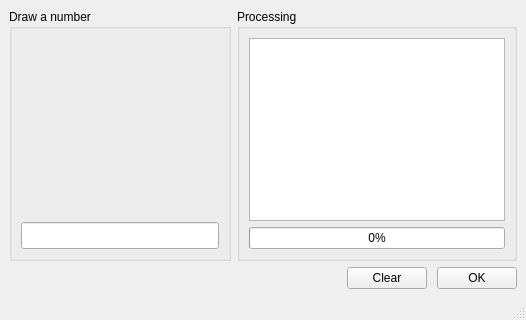
<?xml version="1.0" encoding="UTF-8"?>
<ui version="4.0">
 <class>MainWindow</class>
 <widget class="QMainWindow" name="MainWindow">
  <property name="geometry">
   <rect>
    <x>0</x>
    <y>0</y>
    <width>526</width>
    <height>320</height>
   </rect>
  </property>
  <property name="windowTitle">
   <string>MainWindow</string>
  </property>
  <widget class="QWidget" name="centralwidget">
   <layout class="QGridLayout" name="gridLayout">
    <item row="0" column="1">
     <widget class="QGroupBox" name="groupBox_2">
      <property name="title">
       <string>Processing</string>
      </property>
      <layout class="QGridLayout" name="gridLayout_3">
       <item row="1" column="0">
        <widget class="QProgressBar" name="progressBar">
         <property name="value">
          <number>0</number>
         </property>
        </widget>
       </item>
       <item row="0" column="0">
        <widget class="QGraphicsView" name="graphicsView"/>
       </item>
      </layout>
     </widget>
    </item>
    <item row="0" column="0">
     <widget class="QGroupBox" name="groupBox">
      <property name="title">
       <string>Draw a number</string>
      </property>
      <layout class="QGridLayout" name="gridLayout_2">
       <item row="0" column="0">
        <widget class="ScribbleArea" name="widgetDraw" native="true"/>
       </item>
       <item row="1" column="0">
        <widget class="QLineEdit" name="lineEdit">
         <property name="font">
          <font>
           <pointsize>12</pointsize>
          </font>
         </property>
         <property name="layoutDirection">
          <enum>Qt::LeftToRight</enum>
         </property>
         <property name="inputMask">
          <string>0</string>
         </property>
         <property name="alignment">
          <set>Qt::AlignRight|Qt::AlignTrailing|Qt::AlignVCenter</set>
         </property>
        </widget>
       </item>
      </layout>
     </widget>
    </item>
    <item row="2" column="0" colspan="2">
     <layout class="QHBoxLayout" name="horizontalLayout">
      <property name="spacing">
       <number>10</number>
      </property>
      <item>
       <spacer name="horizontalSpacer">
        <property name="orientation">
         <enum>Qt::Horizontal</enum>
        </property>
        <property name="sizeHint" stdset="0">
         <size>
          <width>40</width>
          <height>20</height>
         </size>
        </property>
       </spacer>
      </item>
      <item>
       <widget class="QPushButton" name="pushButtonClear">
        <property name="text">
         <string>Clear</string>
        </property>
       </widget>
      </item>
      <item>
       <widget class="QPushButton" name="pushButtonOk">
        <property name="text">
         <string>OK</string>
        </property>
       </widget>
      </item>
     </layout>
    </item>
   </layout>
  </widget>
  <widget class="QMenuBar" name="menubar">
   <property name="geometry">
    <rect>
     <x>0</x>
     <y>0</y>
     <width>526</width>
     <height>19</height>
    </rect>
   </property>
  </widget>
  <widget class="QStatusBar" name="statusbar"/>
 </widget>
 <customwidgets>
  <customwidget>
   <class>ScribbleArea</class>
   <extends>QWidget</extends>
   <header>scribblearea.h</header>
   <container>1</container>
  </customwidget>
 </customwidgets>
 <resources/>
 <connections/>
</ui>
